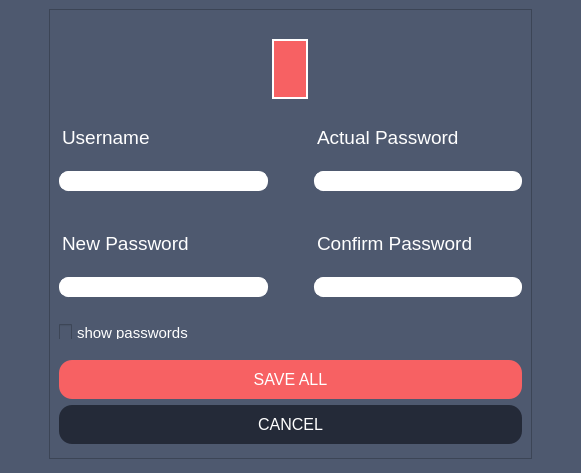
<?xml version="1.0" encoding="UTF-8"?>
<ui version="4.0">
 <class>Edit</class>
 <widget class="QMainWindow" name="Edit">
  <property name="geometry">
   <rect>
    <x>0</x>
    <y>0</y>
    <width>581</width>
    <height>473</height>
   </rect>
  </property>
  <property name="windowTitle">
   <string>EditAccount</string>
  </property>
  <property name="whatsThis">
   <string>&lt;html&gt;&lt;head/&gt;&lt;body&gt;&lt;p&gt;&lt;br/&gt;&lt;/p&gt;&lt;/body&gt;&lt;/html&gt;</string>
  </property>
  <widget class="QWidget" name="centralwidget">
   <property name="minimumSize">
    <size>
     <width>549</width>
     <height>433</height>
    </size>
   </property>
   <property name="styleSheet">
    <string notr="true">background : #4e596f;</string>
   </property>
   <layout class="QGridLayout" name="gridLayout">
    <item row="1" column="0">
     <widget class="QFrame" name="form">
      <property name="styleSheet">
       <string notr="true">padding-top: 0px;
margin-left: 40px;
margin-right: 40px;
margin-bottom: 5px;</string>
      </property>
      <property name="frameShape">
       <enum>QFrame::StyledPanel</enum>
      </property>
      <property name="frameShadow">
       <enum>QFrame::Raised</enum>
      </property>
      <layout class="QVBoxLayout" name="verticalLayout_5">
       <item>
        <spacer name="verticalSpacer">
         <property name="orientation">
          <enum>Qt::Vertical</enum>
         </property>
         <property name="sizeType">
          <enum>QSizePolicy::Fixed</enum>
         </property>
         <property name="sizeHint" stdset="0">
          <size>
           <width>20</width>
           <height>20</height>
          </size>
         </property>
        </spacer>
       </item>
       <item alignment="Qt::AlignHCenter">
        <widget class="QPushButton" name="btn_changeProfile">
         <property name="enabled">
          <bool>true</bool>
         </property>
         <property name="minimumSize">
          <size>
           <width>0</width>
           <height>0</height>
          </size>
         </property>
         <property name="maximumSize">
          <size>
           <width>140</width>
           <height>65</height>
          </size>
         </property>
         <property name="sizeIncrement">
          <size>
           <width>0</width>
           <height>0</height>
          </size>
         </property>
         <property name="baseSize">
          <size>
           <width>0</width>
           <height>0</height>
          </size>
         </property>
         <property name="cursor">
          <cursorShape>PointingHandCursor</cursorShape>
         </property>
         <property name="toolTip">
          <string>edit profile icon</string>
         </property>
         <property name="autoFillBackground">
          <bool>false</bool>
         </property>
         <property name="styleSheet">
          <string notr="true">QPushButton{
background-color: #f76163;
border: 2px solid white;
border-radius: 30px;
}

QPushButton:hover{
background-color: #4e596f;
}

QPushButton:pressed{
background-color: #242A38;
}</string>
         </property>
         <property name="text">
          <string/>
         </property>
         <property name="icon">
          <iconset resource="resources/res.qrc">
           <normaloff>:/res/profile-pics/spaceship3.png</normaloff>:/res/profile-pics/spaceship3.png</iconset>
         </property>
         <property name="iconSize">
          <size>
           <width>59</width>
           <height>59</height>
          </size>
         </property>
         <property name="autoDefault">
          <bool>false</bool>
         </property>
         <property name="default">
          <bool>false</bool>
         </property>
         <property name="flat">
          <bool>false</bool>
         </property>
        </widget>
       </item>
       <item>
        <layout class="QHBoxLayout" name="uname_newPwd">
         <property name="topMargin">
          <number>0</number>
         </property>
         <item>
          <layout class="QVBoxLayout" name="uname">
           <property name="rightMargin">
            <number>0</number>
           </property>
           <item>
            <widget class="QLabel" name="label_uname">
             <property name="styleSheet">
              <string notr="true">QLabel{
	text-decoration: none;
	background: rgba(0,0,0,0);
	margin-left: 0px;
	margin-bottom: 0px;
}</string>
             </property>
             <property name="text">
              <string>&lt;html&gt;&lt;head/&gt;&lt;body&gt;&lt;p&gt;&lt;span style=&quot; font-size:14pt; color:#ffffff;&quot;&gt;Username&lt;/span&gt;&lt;/p&gt;&lt;/body&gt;&lt;/html&gt;</string>
             </property>
            </widget>
           </item>
           <item>
            <widget class="QLineEdit" name="lineEdit_uname">
             <property name="styleSheet">
              <string notr="true">background: white;
border:1px solid white;
border-radius: 9px;
padding: 1 8px;
margin: 0 20 20 0px;
color: #242A38;
font: &quot;Segoe UI Emoji&quot;;
selection-background-color: #f76163;</string>
             </property>
            </widget>
           </item>
          </layout>
         </item>
         <item>
          <layout class="QVBoxLayout" name="pwd">
           <item>
            <widget class="QLabel" name="label_pwd">
             <property name="styleSheet">
              <string notr="true">QLabel{;
	background: rgba(0,0,0,0);
	margin-left: 20px;
	margin-bottom: 0px;
}</string>
             </property>
             <property name="text">
              <string>&lt;html&gt;&lt;head/&gt;&lt;body&gt;&lt;p&gt;&lt;span style=&quot; font-size:14pt; color:#ffffff;&quot;&gt;Actual Password&lt;/span&gt;&lt;/p&gt;&lt;/body&gt;&lt;/html&gt;</string>
             </property>
            </widget>
           </item>
           <item>
            <widget class="QLineEdit" name="lineEdit_pwd">
             <property name="styleSheet">
              <string notr="true">background: white;
border:1px solid white;
border-radius: 9px;
padding: 1 8px;
margin: 0 0 20 20px;
color: #242A38;
font: &quot;Segoe UI Emoji&quot;;
selection-background-color: #f76163;</string>
             </property>
            </widget>
           </item>
          </layout>
         </item>
        </layout>
       </item>
       <item>
        <layout class="QHBoxLayout" name="pwd_CnfrmPwd">
         <item>
          <layout class="QVBoxLayout" name="newPwd">
           <item>
            <widget class="QLabel" name="label_newPwd">
             <property name="styleSheet">
              <string notr="true">QLabel{;
	background: rgba(0,0,0,0);
	margin-left: 0px;
	margin-bottom: 0px;
}</string>
             </property>
             <property name="text">
              <string>&lt;html&gt;&lt;head/&gt;&lt;body&gt;&lt;p&gt;&lt;span style=&quot; font-size:14pt; color:#ffffff;&quot;&gt;New Password&lt;/span&gt;&lt;/p&gt;&lt;/body&gt;&lt;/html&gt;</string>
             </property>
            </widget>
           </item>
           <item>
            <widget class="QLineEdit" name="lineEdit_newPwd">
             <property name="styleSheet">
              <string notr="true">background: white;
border:1px solid white;
border-radius: 9px;
padding: 1 8px;
margin: 0 20 20 0px;
color: #242A38;
font: &quot;Segoe UI Emoji&quot;;
selection-background-color: #f76163;</string>
             </property>
            </widget>
           </item>
          </layout>
         </item>
         <item>
          <layout class="QVBoxLayout" name="cnfrmPwd">
           <property name="sizeConstraint">
            <enum>QLayout::SetDefaultConstraint</enum>
           </property>
           <property name="rightMargin">
            <number>0</number>
           </property>
           <item>
            <widget class="QLabel" name="label_cnfrmPwd">
             <property name="styleSheet">
              <string notr="true">QLabel{;
	background: rgba(0,0,0,0);
	margin-left: 20px;
	margin-bottom: 0px;
}</string>
             </property>
             <property name="text">
              <string>&lt;html&gt;&lt;head/&gt;&lt;body&gt;&lt;p&gt;&lt;span style=&quot; font-size:14pt; color:#ffffff;&quot;&gt;Confirm Password&lt;/span&gt;&lt;/p&gt;&lt;/body&gt;&lt;/html&gt;</string>
             </property>
            </widget>
           </item>
           <item>
            <widget class="QLineEdit" name="lineEdit_cnfrmPwd">
             <property name="styleSheet">
              <string notr="true">background: white;
border:1px solid white;
border-radius: 9px;
padding: 1 8px;
margin: 0 0 20 20px;
color: #242A38;
font: &quot;Segoe UI Emoji&quot;;
selection-background-color: #f76163;</string>
             </property>
            </widget>
           </item>
          </layout>
         </item>
        </layout>
       </item>
       <item>
        <layout class="QVBoxLayout" name="buttons_checkbox">
         <item>
          <widget class="QCheckBox" name="checkBox_showPasswords">
           <property name="cursor">
            <cursorShape>PointingHandCursor</cursorShape>
           </property>
           <property name="toolTip">
            <string>&lt;html&gt;&lt;head/&gt;&lt;body&gt;&lt;p&gt;Show/hide all the passwords&lt;/p&gt;&lt;/body&gt;&lt;/html&gt;</string>
           </property>
           <property name="styleSheet">
            <string notr="true">QCheckBox {
    spacing: 5px;
	font-size: 11pt;
	color:white;
	margin-bottom: -3px;
	margin-left: 0px;
}

QCheckBox::indicator {
    width: 13px;
	height: 17px;
}

QCheckBox::indicator:unchecked {
    image: url(:/res/checkbox.png);
}

QCheckBox::indicator:checked {
    image: url(:/res/checkbox_checked.png);
}
</string>
           </property>
           <property name="text">
            <string>show passwords</string>
           </property>
          </widget>
         </item>
         <item>
          <widget class="QPushButton" name="btn_save">
           <property name="sizePolicy">
            <sizepolicy hsizetype="Minimum" vsizetype="Fixed">
             <horstretch>0</horstretch>
             <verstretch>0</verstretch>
            </sizepolicy>
           </property>
           <property name="cursor">
            <cursorShape>PointingHandCursor</cursorShape>
           </property>
           <property name="toolTip">
            <string>&lt;html&gt;&lt;head/&gt;&lt;body&gt;&lt;p&gt;Save all changes&lt;/p&gt;&lt;/body&gt;&lt;/html&gt;</string>
           </property>
           <property name="styleSheet">
            <string notr="true">QPushButton {
	background: #f76163;
    /*border-style: outset;*/
    border-width: 1px;
    border-radius: 13px;
    border-color: #f76163;
    font: 12pt;
    color: white;
    padding: 10px;
	margin-left: 0px;
	margin-right: 0px;
	margin-top: 15px;
	margin-bottom: 0px;
}

QPushButton:hover {
background: qradialgradient(cx:0.3, cy:0.5, radius: 5.5,
              fx:0.5, fy:0.5, stop:0 #f65964, stop:1 white);
}

QPushButton:pressed {
background: qradialgradient(cx:0.7, cy:0.5, radius: 5.5,
              fx:0.5, fy:0.5, stop:0 #f65964, stop:1 black);
}</string>
           </property>
           <property name="text">
            <string>SAVE ALL</string>
           </property>
          </widget>
         </item>
         <item>
          <widget class="QPushButton" name="btn_cancel">
           <property name="sizePolicy">
            <sizepolicy hsizetype="Minimum" vsizetype="Fixed">
             <horstretch>0</horstretch>
             <verstretch>0</verstretch>
            </sizepolicy>
           </property>
           <property name="cursor">
            <cursorShape>PointingHandCursor</cursorShape>
           </property>
           <property name="toolTip">
            <string>&lt;html&gt;&lt;head/&gt;&lt;body&gt;&lt;p&gt;Abort&lt;/p&gt;&lt;/body&gt;&lt;/html&gt;</string>
           </property>
           <property name="styleSheet">
            <string notr="true">QPushButton {
    background: #242A38;
    /*border-style: outset;*/
    border-width: 1px;
    border-radius: 13px;
    border-color: #242A38;
    font: 12pt;
	color: white;
    padding: 10px;
	margin-left: 0px;
	margin-right: 0px;
	margin-top: 0px;
}

QPushButton:hover {
background: qradialgradient(cx:0.3, cy:0.5, radius: 5.5,
              fx:0.5, fy:0.5, stop:0 #242A38, stop:1 white);
}

QPushButton:pressed {
border-style: inset;
background: qradialgradient(cx:0.7, cy:0.5, radius: 5.5,
              fx:0.5, fy:0.5, stop:0 #242A38, stop:1 #000);
}</string>
           </property>
           <property name="text">
            <string>CANCEL</string>
           </property>
          </widget>
         </item>
        </layout>
       </item>
      </layout>
     </widget>
    </item>
   </layout>
  </widget>
 </widget>
 <resources>
  <include location="resources/res.qrc"/>
 </resources>
 <connections/>
</ui>
